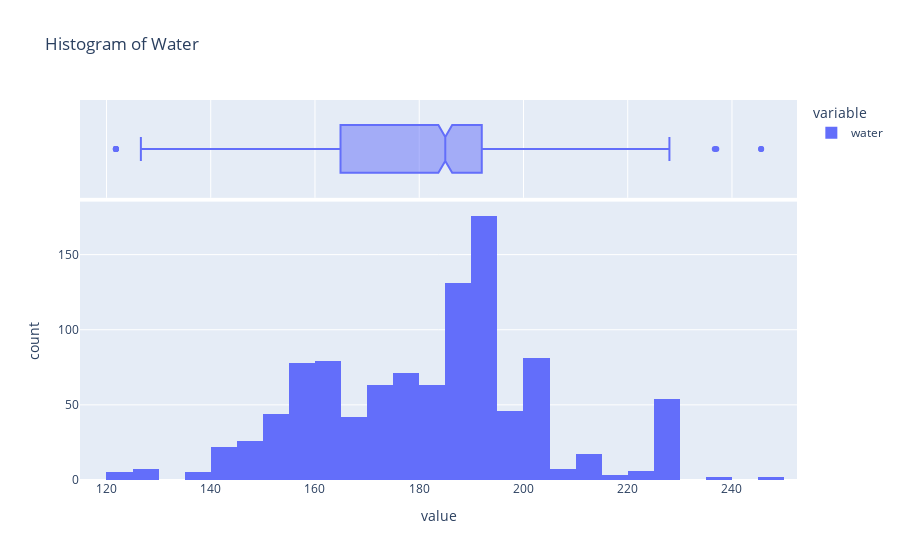

Notebook code cell kept with this figure:
### Code cell
fig=px.histogram(df.water,title="Histogram of Water",marginal="box")
fig.show()

### Figure 1 — Plotly figure (JSON) as saved in the notebook; plotly's stock layout.template omitted (floating-point values rounded to 4 significant figures; data arrays with more than 128 entries replaced by an {"elided": "..."} marker saying what was removed)
{"data": [{"alignmentgroup": "True", "bingroup": "x", "hovertemplate": "variable=water<br>value=%{x}<br>count=%{y}<extra></extra>", "legendgroup": "water", "marker": {"color": "#636efa", "pattern": {"shape": ""}}, "name": "water", "offsetgroup": "water", "orientation": "v", "showlegend": true, "type": "histogram", "x": {"elided": "1030 float values"}, "xaxis": "x", "yaxis": "y"}, {"alignmentgroup": "True", "hovertemplate": "variable=water<br>value=%{x}<extra></extra>", "legendgroup": "water", "marker": {"color": "#636efa"}, "name": "water", "notched": true, "offsetgroup": "water", "showlegend": false, "type": "box", "x": {"elided": "1030 float values"}, "xaxis": "x2", "yaxis": "y2"}], "layout": {"barmode": "relative", "legend": {"title": {"text": "variable"}, "tracegroupgap": 0}, "title": {"text": "Histogram of Water"}, "xaxis": {"anchor": "y", "domain": [0, 1], "title": {"text": "value"}}, "xaxis2": {"anchor": "y2", "domain": [0, 1], "matches": "x", "showgrid": true, "showticklabels": false}, "yaxis": {"anchor": "x", "domain": [0, 0.7326], "title": {"text": "count"}}, "yaxis2": {"anchor": "x2", "domain": [0.7426, 1], "matches": "y2", "showgrid": false, "showline": false, "showticklabels": false, "ticks": ""}}}
